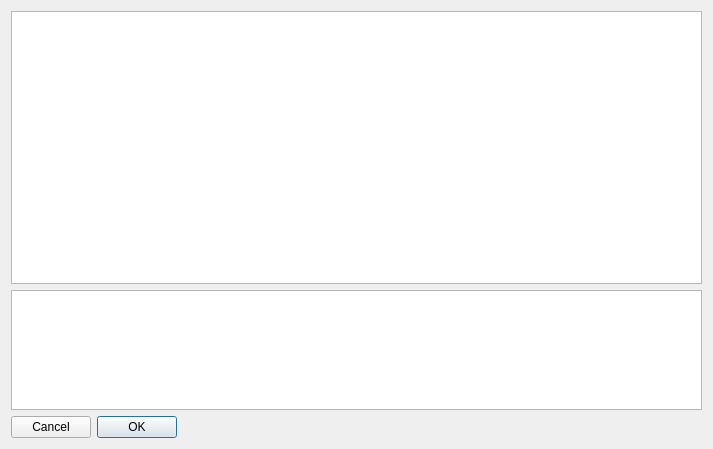
<?xml version="1.0" encoding="UTF-8"?>
<ui version="4.0">
 <class>MethodSelectDlg</class>
 <widget class="QDialog" name="MethodSelectDlg">
  <property name="geometry">
   <rect>
    <x>0</x>
    <y>0</y>
    <width>713</width>
    <height>449</height>
   </rect>
  </property>
  <property name="windowTitle">
   <string>Select test method</string>
  </property>
  <property name="windowIcon">
   <iconset resource="../qHostMonitor.qrc">
    <normaloff>:/img/hostMonitor.png</normaloff>:/img/hostMonitor.png</iconset>
  </property>
  <layout class="QVBoxLayout" name="verticalLayout">
   <item>
    <widget class="QTreeView" name="treeTestMethods">
     <property name="editTriggers">
      <set>QAbstractItemView::NoEditTriggers</set>
     </property>
     <property name="iconSize">
      <size>
       <width>16</width>
       <height>16</height>
      </size>
     </property>
     <property name="headerHidden">
      <bool>true</bool>
     </property>
    </widget>
   </item>
   <item>
    <widget class="QPlainTextEdit" name="textDescription">
     <property name="sizePolicy">
      <sizepolicy hsizetype="Expanding" vsizetype="Preferred">
       <horstretch>0</horstretch>
       <verstretch>0</verstretch>
      </sizepolicy>
     </property>
     <property name="maximumSize">
      <size>
       <width>16777215</width>
       <height>120</height>
      </size>
     </property>
     <property name="sizeIncrement">
      <size>
       <width>4</width>
       <height>0</height>
      </size>
     </property>
     <property name="readOnly">
      <bool>true</bool>
     </property>
    </widget>
   </item>
   <item>
    <widget class="QDialogButtonBox" name="buttonBox">
     <property name="layoutDirection">
      <enum>Qt::RightToLeft</enum>
     </property>
     <property name="orientation">
      <enum>Qt::Horizontal</enum>
     </property>
     <property name="standardButtons">
      <set>QDialogButtonBox::Cancel|QDialogButtonBox::Ok</set>
     </property>
    </widget>
   </item>
  </layout>
 </widget>
 <resources>
  <include location="../qHostMonitor.qrc"/>
  <include location="../qHostMonitor.qrc"/>
 </resources>
 <connections>
  <connection>
   <sender>buttonBox</sender>
   <signal>accepted()</signal>
   <receiver>MethodSelectDlg</receiver>
   <slot>accept()</slot>
   <hints>
    <hint type="sourcelabel">
     <x>248</x>
     <y>254</y>
    </hint>
    <hint type="destinationlabel">
     <x>157</x>
     <y>274</y>
    </hint>
   </hints>
  </connection>
  <connection>
   <sender>buttonBox</sender>
   <signal>rejected()</signal>
   <receiver>MethodSelectDlg</receiver>
   <slot>reject()</slot>
   <hints>
    <hint type="sourcelabel">
     <x>316</x>
     <y>260</y>
    </hint>
    <hint type="destinationlabel">
     <x>286</x>
     <y>274</y>
    </hint>
   </hints>
  </connection>
 </connections>
</ui>
